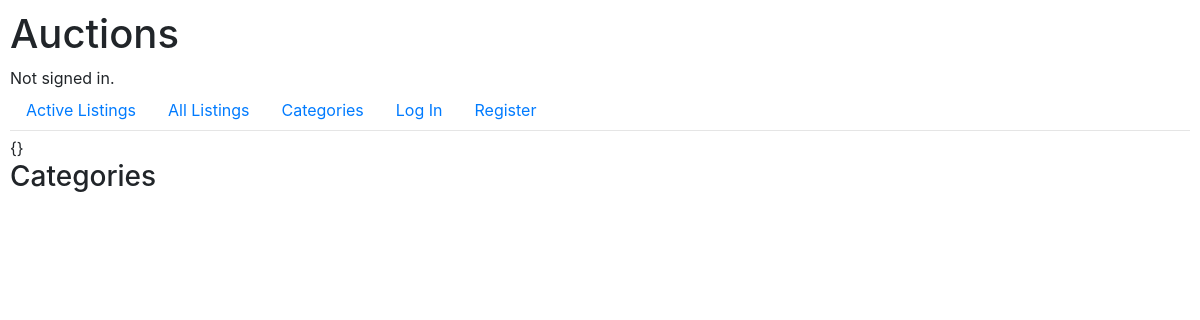
Page /categories/ on the earlier database version.
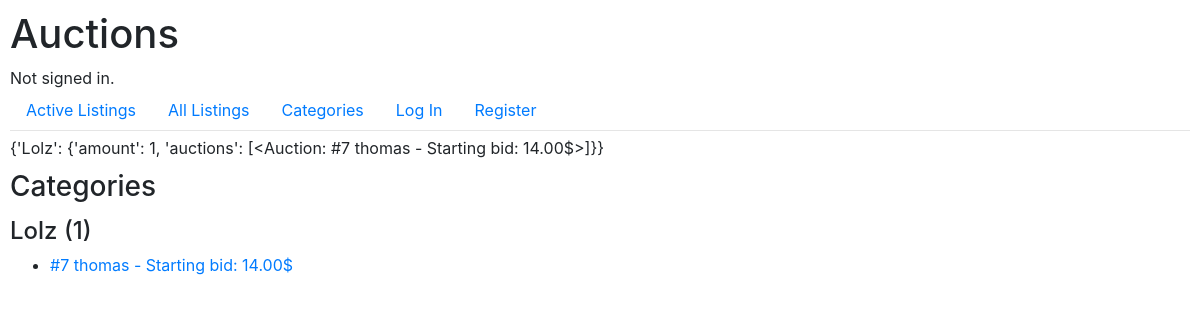
Same page on the later database version.
### auctions/models.py (models this page shows)
class Auction(models.Model):
    title = models.CharField(max_length=64)
    description = models.TextField(max_length=256)
    image_url = models.CharField(max_length=256, blank=True, null=True)
    category = models.CharField(max_length=256)
    created_by = models.ForeignKey(
        User,
        on_delete=models.CASCADE,
        related_name="Auction"
    )
    created_at = models.DateTimeField(auto_now_add=True)
    views = models.IntegerField(default=0)
    is_active = models.BooleanField(default=True)
    end_time = models.DateTimeField()
    bid_count = models.IntegerField(default=0)
    starting_bid = models.DecimalField(max_digits=16, decimal_places=2, validators=[MinValueValidator(0)])
    current_bid = models.ForeignKey(
        "Bid",
        on_delete=models.SET_NULL,
        null=True,
        blank=True,
        related_name="auction_bids"
    )
    winner = models.ForeignKey(
        User,
        on_delete=models.SET_NULL,
        null=True,
        blank=True,
        related_name="winner"
    )
    def __str__(self):
        if self.current_bid is None:
            bid_status = f"Starting bid: {self.starting_bid:,}$"
        else:
            bid_status = f"Current bid: {self.current_bid.amount:,}$ by {self.current_bid.bidder}"
        return f"#{self.id:,} {self.title} - {bid_status}"

### auctions/views.py (the view)
# urls.py: path("categories/", views.categories, name="categories"),
def categories(request):
    active_auctions = Auction.objects.filter(is_active=True).order_by("-id")
    active_auctions = Auction.objects.filter()
    categories = {}
    for auction in active_auctions:
        category = auction.category.title()
        if category not in categories:
            categories[category] = {
                "amount": 1,
                "auctions": [auction]
            }
        else:
            categories[category]["amount"] += 1
            categories[category]["auctions"].append(auction)
    print(categories)
    return render(request, "auctions/categories.html", {
        "categories": categories,
    })

### auctions/templates/auctions/categories.html (shortened to what this page needs)
{% extends 'auctions/layout.html' %}
{% block body %}
{{ categories }}
<h3>Categories</h1>
{% for category, data in categories.items %}
<p>
    <h4>{{ category }} ({{ data.amount }})</h3>
    <ul>
        {% for auction in data.auctions %}
        <li><a href="{% url 'auctions:listing' auction.id %}">{{ auction }}</a></li>
        {% endfor %}
    </ul>
{% endfor %}
{% endblock body %}

Differences in the rows shown:
added Auction: current_bid+starting_bid+id "{'Lolz': {'amount': 1, 'auctions': [<Auction: #7 thomas - Starting bid: 14.00$>]}}", current_bid+starting_bid+id "#7 thomas - Starting bid: 14.00$"
Other differences:
{{ categories }}: "{}" → (not shown)
new list line: "Lolz ( 1 )"
